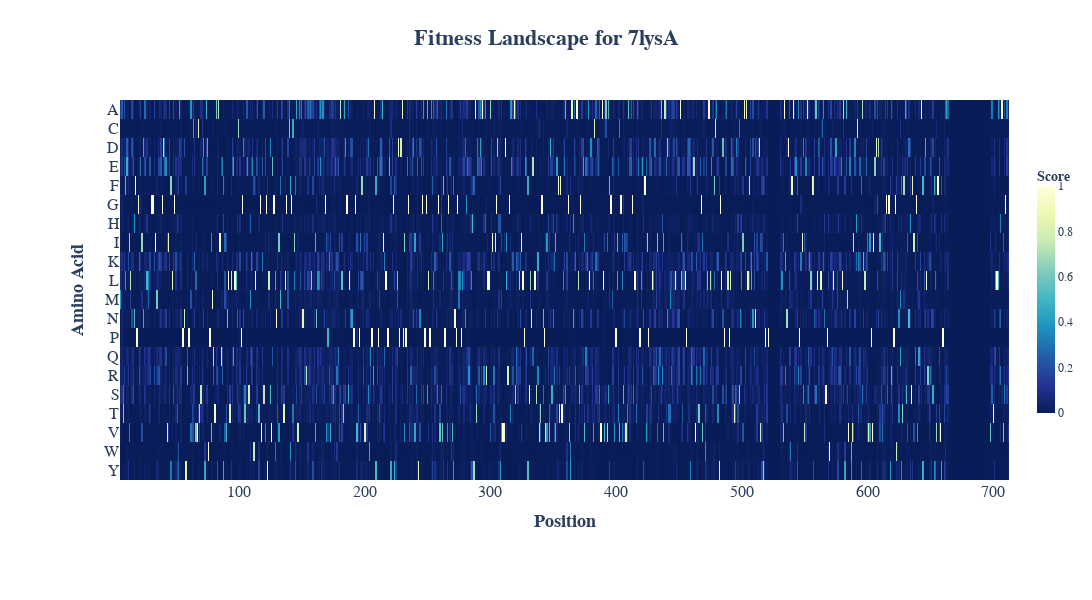

Notebook source saved alongside this figure:
### Markdown cell above
## Visualize fitness landscape

### Code cell
#@title Fitness Landscape Viewer {display-mode:"form"}
color_scale = "YlGnBu_r"  #@param ["YlGnBu_r","Viridis","Cividis","Plasma","Inferno"]
fig_width = 1400  #@param {type:"number"}
fig_height = 600  #@param {type:"number"}
font_size = 14  #@param {type:"number"}
title_size = 22  #@param {type:"number"}

import pandas as pd
import plotly.express as px

# 读取 CSV
df = pd.read_csv(f'{outdir}/{pdb_name}.info_probs.csv')
aa_cols = [c for c in df.columns if c.startswith("prob_")]

# Prepare score matrix
score = df[aa_cols].copy()
score_T = score.T
score_T.index = [c.replace("prob_", "") for c in aa_cols]
score_T.columns = df["auth_idx"]

# 绘制热图
fig = px.imshow(
    score_T,
    color_continuous_scale=color_scale,
    aspect="auto",
    labels=dict(color="Fitness"),
    title=f"<b>Fitness Landscape for {pdb_name}</b>",
)

fig.update_layout(
    width=fig_width,
    height=fig_height,
    font=dict(family="Arial", size=font_size),
    title=dict(x=0.5, y=0.95, font=dict(size=title_size)),
    xaxis_title="<b>Position</b>",
    yaxis_title="<b>Amino Acid</b>",
    margin=dict(l=120, r=80, t=100, b=120),
    coloraxis_colorbar=dict(
        title="<b>Score</b>",
        thickness=18,
        len=0.7,
        tickfont=dict(size=12)
    )
)

fig.update_xaxes(
    tickfont=dict(family="Arial", size=16),
    tickangle=0,
    showgrid=False,
    title_font=dict(family="Arial", size=18)
)
fig.update_yaxes(
    tickfont=dict(family="Arial", size=16), 
    showgrid=False,
    title_font=dict(family="Arial", size=18)
)

fig.update_traces(
    xgap=0, ygap=0,
    hovertemplate="AA: %{y}<br>Pos: %{x}<br>Value: %{z}<extra></extra>"
)

fig.show()

### Figure 1 — Plotly figure (JSON) as saved in the notebook; plotly's stock layout.template omitted (floating-point values rounded to 4 significant figures; data arrays with more than 128 entries replaced by an {"elided": "..."} marker saying what was removed)
{"data": [{"coloraxis": "coloraxis", "hovertemplate": "AA: %{y}<br>Pos: %{x}<br>Value: %{z}<extra></extra>", "name": "0", "type": "heatmap", "x": {"elided": "669 int values"}, "xaxis": "x", "xgap": 0, "y": ["A", "C", "D", "E", "F", "G", "H", "I", "K", "L", "M", "N", "P", "Q", "R", "S", "T", "V", "W", "Y"], "yaxis": "y", "ygap": 0, "z": {"elided": "20x669 float values"}}], "layout": {"coloraxis": {"colorbar": {"len": 0.7, "thickness": 18, "tickfont": {"size": 12}, "title": {"text": "<b>Score</b>"}}, "colorscale": [[0, "rgb(8,29,88)"], [0.125, "rgb(37,52,148)"], [0.25, "rgb(34,94,168)"], [0.375, "rgb(29,145,192)"], [0.5, "rgb(65,182,196)"], [0.625, "rgb(127,205,187)"], [0.75, "rgb(199,233,180)"], [0.875, "rgb(237,248,177)"], [1, "rgb(255,255,217)"]]}, "font": {"family": "Arial", "size": 14}, "height": 600, "margin": {"b": 120, "l": 120, "r": 80, "t": 100}, "title": {"font": {"size": 22}, "text": "<b>Fitness Landscape for 7lysA</b>", "x": 0.5, "y": 0.95}, "width": 1400, "xaxis": {"anchor": "y", "domain": [0, 1], "showgrid": false, "tickangle": 0, "tickfont": {"family": "Arial", "size": 16}, "title": {"font": {"family": "Arial", "size": 18}, "text": "<b>Position</b>"}}, "yaxis": {"anchor": "x", "autorange": "reversed", "domain": [0, 1], "showgrid": false, "tickfont": {"family": "Arial", "size": 16}, "title": {"font": {"family": "Arial", "size": 18}, "text": "<b>Amino Acid</b>"}}}}
